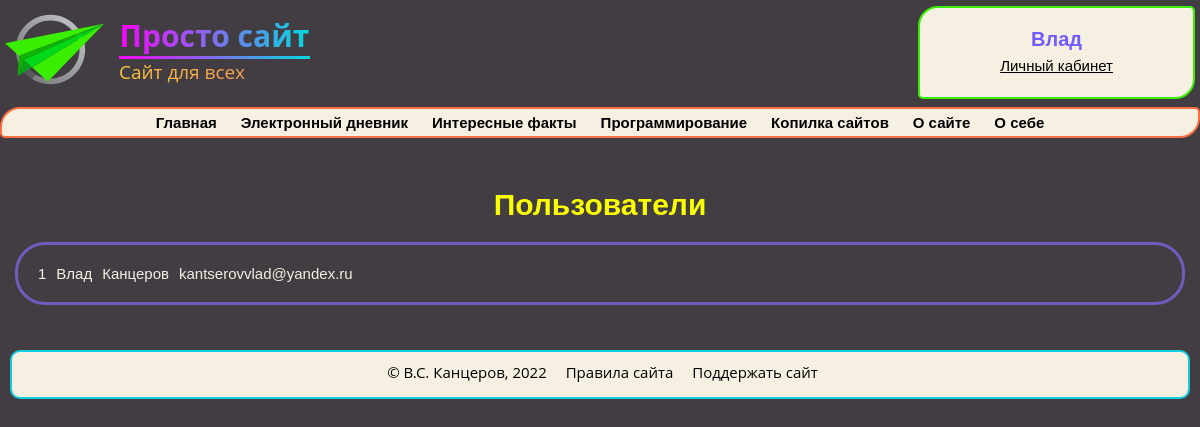
The page /users (signed in) on the database as committed earlier.
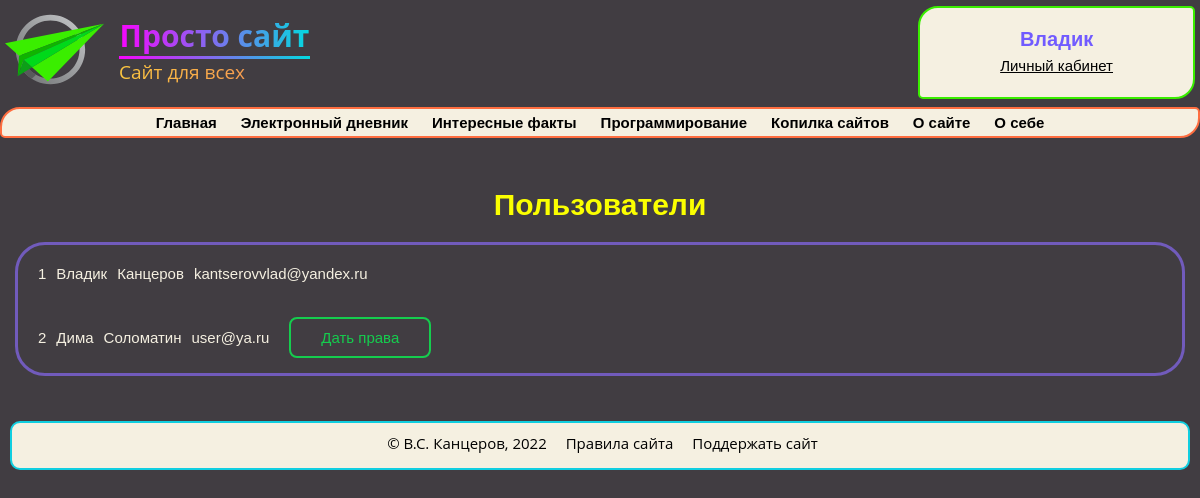
The same page on the database as committed later.
### data/users.py (models this page shows, shortened)
class User(SqlAlchemyBase, UserMixin):
    __tablename__ = 'users'
    id = sqlalchemy.Column(sqlalchemy.Integer, primary_key=True, autoincrement=True)
    name = sqlalchemy.Column(sqlalchemy.String, nullable=False)
    surname = sqlalchemy.Column(sqlalchemy.String, nullable=True)
    class_n_id = sqlalchemy.Column(sqlalchemy.Integer, sqlalchemy.ForeignKey("class_n.id"), nullable=True)
    school_id = sqlalchemy.Column(sqlalchemy.Integer, sqlalchemy.ForeignKey("schools.id"), nullable=True)
    email = sqlalchemy.Column(sqlalchemy.String,
                              index=True, unique=True, nullable=False)
    admin = sqlalchemy.Column(sqlalchemy.Boolean, default=False)
    hashed_password = sqlalchemy.Column(sqlalchemy.String, nullable=False)

### main.py (the view)
@app.route('/users')
def users_site():
    if current_user.is_authenticated and current_user.admin:
        db_sess = db_session.create_session()
        users = db_sess.query(User).all()
        return render_template('users.html', users=users)
    return abort(404)

### data/db_session.py (called while the page is built)
def create_session() -> Session:
    global __factory
    return __factory()

### main.py (called while the page is built)
@login_manager.user_loader
def load_user(user_id):
    db_sess = db_session.create_session()
    return db_sess.query(User).get(user_id)

### templates/users.html (shortened to what this page needs)
{% extends 'base.html' %}
{% block body %}
<h1>Пользователи</h1>
<div class="personal">
    {% for user in users %}
    <div class="div-flex">
        <p>{{ user.id }}</p>
        <p>{{ user.name }}</p>
        <p>{{ user.surname }}</p>
        <p>{{ user.email }}</p>
        {% if not user.admin %}
        <a class="shine-button" href="/give/admin/{{ user.id }}">Дать права</a>
        {% endif %}
    </div>
    {% endfor %}
</div>
{% endblock %}

### templates/base.html (shortened to what this page needs)
<!DOCTYPE html>
<html lang="ru">
<head>
    <link type="text/css" rel="stylesheet" href="{{ url_for('static', filename='css/main.css') }}"/>
</head>
<body>
<header id="header" class="header">
    <a href="/" id="logo" class="logo">
        <img src="../static/logo.svg"/>
        <div class="logo-text">
            <h1>Просто сайт</h1>
            <hr>
            <p>Сайт для всех</p>
        </div>
    </a>
    <div id="authorization" class="authorization">
        {% if current_user.is_authenticated %}
            <a href="/logout" class="empty_a">
                <h1> {{ current_user.name }} </h1>
            </a>
            <a href="/personal" class="empty_a">
                <p> Личный кабинет </p>
            </a>
        {% endif %}
    </div>
</header>
<section>
    <div id="nav">
        <ul class="menu animate__animated notshow" id="navbar">
            <a href="#">
                <li class="li1">Главная</li>
            </a>
            <a href="#">
                <li class="li1">Электронный дневник</li>
            </a>
            <a href="#">
                <li class="li1">Интересные факты</li>
            </a>
            <a href="#">
                <li class="li1">Программирование</li>
            </a>
            <a href="#">
                <li class="li1">Копилка сайтов</li>
            </a>
            <a href="#">
                <li class="li1">О сайте</li>
            </a>
            <a href="#">
                <li class="li1">О себе</li>
            </a>
        </ul>
    </div>
</section>
{% block body %}{% endblock %}
<footer id="footer" class="footer">
    <p>© В.С. Канцеров, 2022</p>
    <a href="#">Правила сайта </a>
    <a href="#">Поддержать сайт</a>
</footer>
</body>
</html>

Rows that differ between the two databases and show on the page:
changed User "Канцеров": name "Влад" → "Владик"
added User: id "2", name "Дима", surname "Соломатин", email "user@ya.ru"
